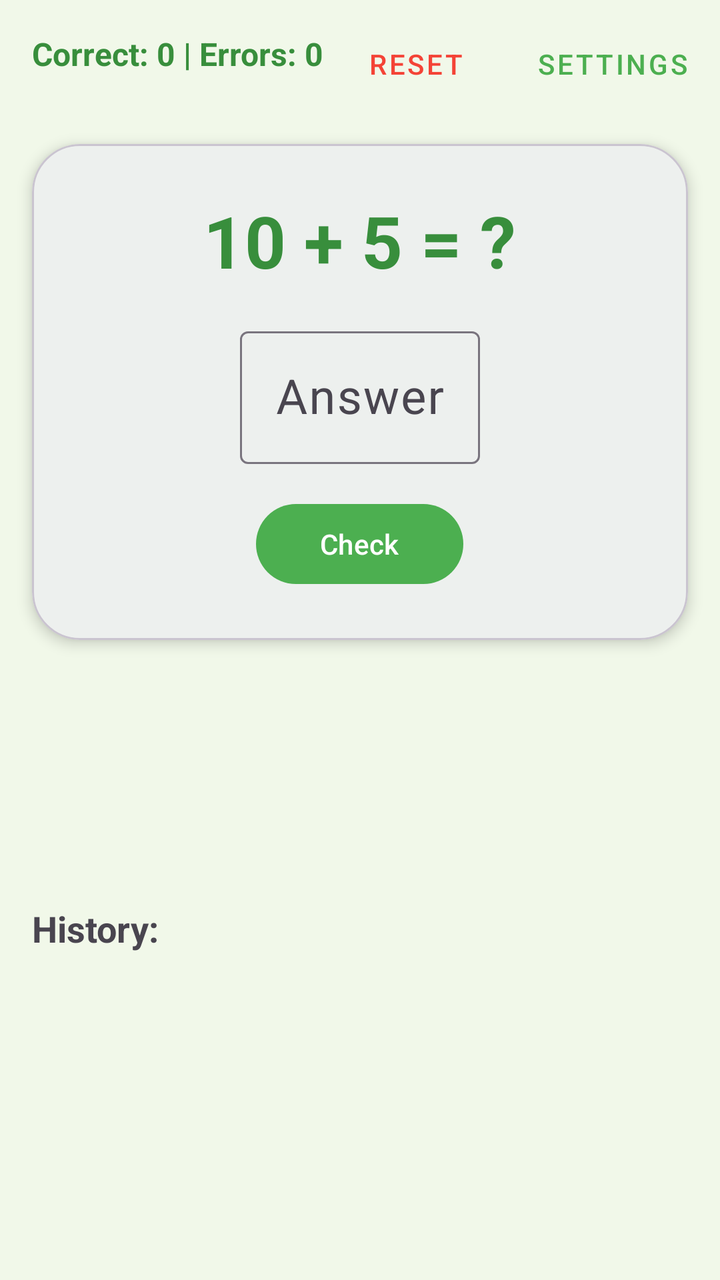
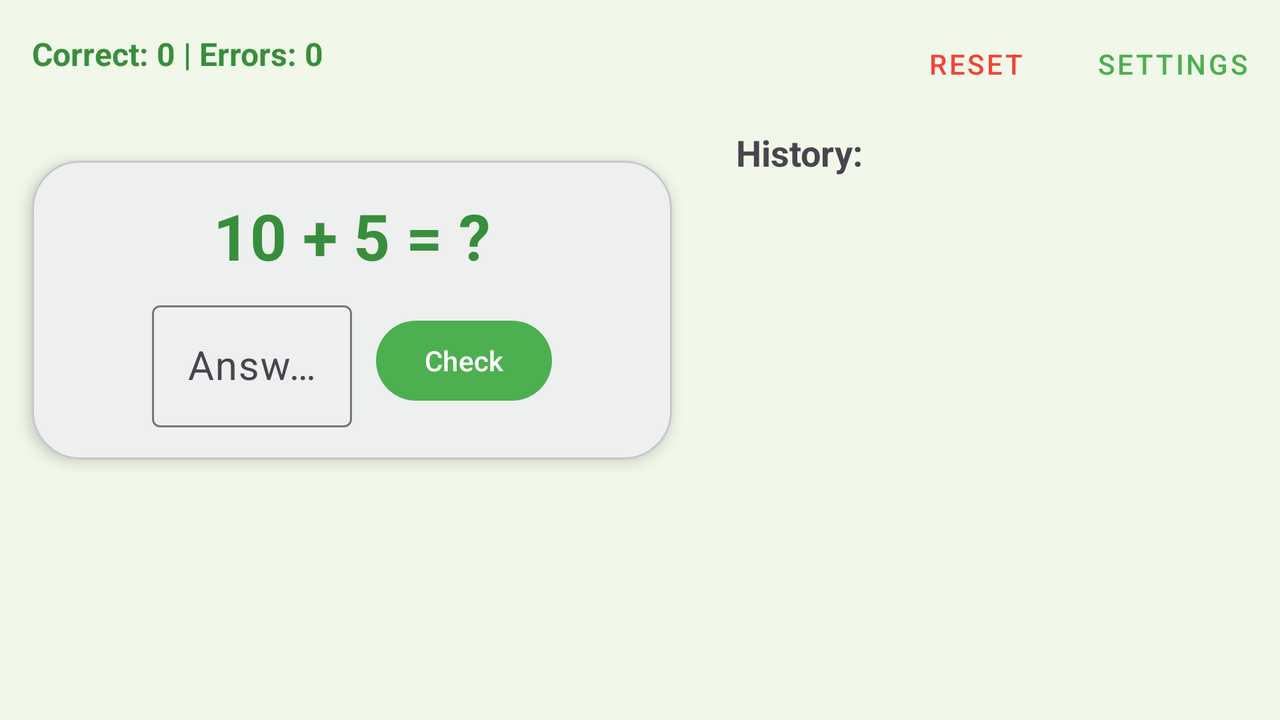

Two renders of one Android screen. The first uses the default layout on a phone; the second uses the alternative layout the repository ships for a different screen configuration, on a matching device. The two XML files are below.
<!-- AndroidManifest.xml: application theme Theme.MathPractice -->
<!-- res/layout/activity_main.xml -->
<?xml version="1.0" encoding="utf-8"?>
<androidx.constraintlayout.widget.ConstraintLayout xmlns:android="http://schemas.android.com/apk/res/android"
    xmlns:app="http://schemas.android.com/apk/res-auto"
    xmlns:tools="http://schemas.android.com/tools"
    android:layout_width="match_parent"
    android:layout_height="match_parent"
    android:background="@color/background_main"
    tools:context=".MainActivity">

    <TextView
        android:id="@+id/tvScore"
        android:layout_width="wrap_content"
        android:layout_height="wrap_content"
        android:layout_margin="16dp"
        android:text="@string/score_template"
        android:textColor="@color/primary_dark"
        android:textSize="16sp"
        android:textStyle="bold"
        app:layout_constraintStart_toStartOf="parent"
        app:layout_constraintTop_toTopOf="parent"
        tools:text="@string/score_0_template_0" />

    <Button
        android:id="@+id/btnSettings"
        style="@style/Widget.MaterialComponents.Button.TextButton"
        android:layout_width="wrap_content"
        android:layout_height="wrap_content"
        android:layout_margin="8dp"
        android:text="@string/settings_button_text"
        app:layout_constraintEnd_toEndOf="parent"
        app:layout_constraintTop_toTopOf="parent" />

    <Button
        android:id="@+id/btnReset"
        style="@style/Widget.MaterialComponents.Button.TextButton"
        android:layout_width="wrap_content"
        android:layout_height="wrap_content"
        android:layout_marginEnd="8dp"
        android:text="@string/reset_button_text"
        android:textColor="@color/error_red"
        app:layout_constraintEnd_toStartOf="@id/btnSettings"
        app:layout_constraintTop_toTopOf="@id/btnSettings" />

    <com.google.android.material.card.MaterialCardView
        android:id="@+id/cardProblem"
        android:layout_width="match_parent"
        android:layout_height="wrap_content"
        android:layout_margin="16dp"
        app:cardCornerRadius="24dp"
        app:cardElevation="4dp"
        app:layout_constraintTop_toBottomOf="@id/btnSettings">

        <LinearLayout
            android:layout_width="match_parent"
            android:layout_height="wrap_content"
            android:gravity="center"
            android:orientation="vertical"
            android:padding="24dp">

            <TextView
                android:id="@+id/tvProblem"
                android:layout_width="wrap_content"
                android:layout_height="wrap_content"
                android:text="@string/problem_placeholder"
                android:textColor="@color/primary_dark"
                android:textSize="36sp"
                android:textStyle="bold"
                tools:text="10 + 5 = ?" />

            <com.google.android.material.textfield.TextInputLayout
                android:layout_width="120dp"
                android:layout_height="wrap_content"
                android:layout_marginTop="16dp"
                android:hint="@string/answer_hint">

                <com.google.android.material.textfield.TextInputEditText
                    android:id="@+id/etAnswer"
                    android:layout_width="match_parent"
                    android:layout_height="wrap_content"
                    android:gravity="center"
                    android:inputType="numberSigned"
                    android:textSize="24sp" />
            </com.google.android.material.textfield.TextInputLayout>

            <Button
                android:id="@+id/btnCheck"
                android:layout_width="wrap_content"
                android:layout_height="wrap_content"
                android:layout_marginTop="16dp"
                android:paddingHorizontal="32dp"
                android:text="@string/check_button" />

        </LinearLayout>
    </com.google.android.material.card.MaterialCardView>

    <ImageView
        android:id="@+id/ivFeedback"
        android:layout_width="100dp"
        android:layout_height="100dp"
        android:layout_marginTop="16dp"
        android:visibility="invisible"
        app:layout_constraintEnd_toEndOf="parent"
        app:layout_constraintStart_toStartOf="parent"
        app:layout_constraintTop_toBottomOf="@id/cardProblem"
        tools:visibility="visible"
        android:contentDescription="@null" />

    <TextView
        android:id="@+id/tvHistoryTitle"
        android:layout_width="wrap_content"
        android:layout_height="wrap_content"
        android:layout_marginStart="16dp"
        android:layout_marginTop="16dp"
        android:text="@string/history_title"
        android:textSize="18sp"
        android:textStyle="bold"
        app:layout_constraintStart_toStartOf="parent"
        app:layout_constraintTop_toBottomOf="@id/ivFeedback" />

    <androidx.recyclerview.widget.RecyclerView
        android:id="@+id/rvHistory"
        android:layout_width="match_parent"
        android:layout_height="0dp"
        android:layout_marginTop="8dp"
        android:clipToPadding="false"
        android:paddingBottom="16dp"
        app:layoutManager="androidx.recyclerview.widget.LinearLayoutManager"
        app:layout_constraintBottom_toBottomOf="parent"
        app:layout_constraintTop_toBottomOf="@id/tvHistoryTitle" />

</androidx.constraintlayout.widget.ConstraintLayout>
<!-- resources referenced by this layout -->
<resources>
  <color name="background_main">#F1F8E9</color>
  <color name="error_red">#F44336</color>
  <color name="primary_dark">#388E3C</color>
  <string name="answer_hint">Answer</string>
  <string name="check_button">Check</string>
  <string name="history_title">History:</string>
  <string name="problem_placeholder">\? + ? = ?</string>
  <string name="reset_button_text">Reset</string>
  <string name="score_0_template_0">Correct: 0 | Errors: 0</string>
  <string name="score_template">Correct: %1$d | Errors: %2$d</string>
  <string name="settings_button_text">Settings</string>
  <style name="Theme.MathPractice" parent="Base.Theme.MathPractice" />
  <style name="Base.Theme.MathPractice" parent="Theme.Material3.DayNight.NoActionBar">
          <item name="colorPrimary">@color/primary</item>
          <item name="colorSecondary">@color/primary_dark</item>
          <item name="colorTertiary">@color/accent</item>
          <item name="android:windowBackground">@color/background_main</item>
      </style>
  <color name="primary">#4CAF50</color>
  <color name="accent">#FFC107</color>
</resources>
<!-- res/layout-land/activity_main.xml (the repository's variant of the layout above) -->
<!-- drawn on the phone turned sideways -->
<?xml version="1.0" encoding="utf-8"?>
<androidx.constraintlayout.widget.ConstraintLayout xmlns:android="http://schemas.android.com/apk/res/android"
    xmlns:app="http://schemas.android.com/apk/res-auto"
    xmlns:tools="http://schemas.android.com/tools"
    android:layout_width="match_parent"
    android:layout_height="match_parent"
    android:background="@color/background_main"
    tools:context=".MainActivity">

    <androidx.constraintlayout.widget.Guideline
        android:id="@+id/guideline"
        android:layout_width="wrap_content"
        android:layout_height="wrap_content"
        android:orientation="vertical"
        app:layout_constraintGuide_percent="0.55" />

    
    <TextView
        android:id="@+id/tvScore"
        android:layout_width="wrap_content"
        android:layout_height="wrap_content"
        android:layout_margin="16dp"
        android:text="@string/score_template"
        android:textColor="@color/primary_dark"
        android:textSize="16sp"
        android:textStyle="bold"
        app:layout_constraintStart_toStartOf="parent"
        app:layout_constraintTop_toTopOf="parent"
        tools:text="@string/score_0_template_0" />

    <com.google.android.material.card.MaterialCardView
        android:id="@+id/cardProblem"
        android:layout_width="0dp"
        android:layout_height="wrap_content"
        android:layout_margin="16dp"
        app:cardCornerRadius="24dp"
        app:cardElevation="4dp"
        app:layout_constraintBottom_toTopOf="@+id/ivFeedback"
        app:layout_constraintEnd_toStartOf="@+id/guideline"
        app:layout_constraintStart_toStartOf="parent"
        app:layout_constraintTop_toBottomOf="@id/tvScore"
        app:layout_constraintVertical_chainStyle="packed">

        <LinearLayout
            android:layout_width="match_parent"
            android:layout_height="wrap_content"
            android:gravity="center"
            android:orientation="vertical"
            android:padding="16dp">

            <TextView
                android:id="@+id/tvProblem"
                android:layout_width="wrap_content"
                android:layout_height="wrap_content"
                android:text="@string/problem_placeholder"
                android:textColor="@color/primary_dark"
                android:textSize="32sp"
                android:textStyle="bold"
                tools:text="10 + 5 = ?" />

            <LinearLayout
                android:layout_width="match_parent"
                android:layout_height="wrap_content"
                android:layout_marginTop="8dp"
                android:gravity="center"
                android:orientation="horizontal">

                <com.google.android.material.textfield.TextInputLayout
                    android:layout_width="100dp"
                    android:layout_height="wrap_content"
                    android:hint="@string/answer_hint">

                    <com.google.android.material.textfield.TextInputEditText
                        android:id="@+id/etAnswer"
                        android:layout_width="match_parent"
                        android:layout_height="wrap_content"
                        android:gravity="center"
                        android:inputType="numberSigned"
                        android:textSize="20sp" />
                </com.google.android.material.textfield.TextInputLayout>

                <Button
                    android:id="@+id/btnCheck"
                    android:layout_width="wrap_content"
                    android:layout_height="wrap_content"
                    android:layout_marginStart="12dp"
                    android:text="@string/check_button" />
            </LinearLayout>

        </LinearLayout>
    </com.google.android.material.card.MaterialCardView>

    <ImageView
        android:id="@+id/ivFeedback"
        android:layout_width="80dp"
        android:layout_height="80dp"
        android:layout_marginTop="8dp"
        android:visibility="invisible"
        app:layout_constraintBottom_toBottomOf="parent"
        app:layout_constraintEnd_toStartOf="@+id/guideline"
        app:layout_constraintStart_toStartOf="parent"
        app:layout_constraintTop_toBottomOf="@id/cardProblem"
        tools:visibility="visible"
        android:contentDescription="@null" />

    
    <Button
        android:id="@+id/btnSettings"
        style="@style/Widget.MaterialComponents.Button.TextButton"
        android:layout_width="wrap_content"
        android:layout_height="wrap_content"
        android:layout_margin="8dp"
        android:text="@string/settings_button_text"
        app:layout_constraintEnd_toEndOf="parent"
        app:layout_constraintTop_toTopOf="parent" />

    <Button
        android:id="@+id/btnReset"
        style="@style/Widget.MaterialComponents.Button.TextButton"
        android:layout_width="wrap_content"
        android:layout_height="wrap_content"
        android:layout_marginEnd="8dp"
        android:text="@string/reset_button_text"
        android:textColor="@color/error_red"
        app:layout_constraintEnd_toStartOf="@id/btnSettings"
        app:layout_constraintTop_toTopOf="@id/btnSettings" />

    <TextView
        android:id="@+id/tvHistoryTitle"
        android:layout_width="wrap_content"
        android:layout_height="wrap_content"
        android:layout_marginStart="16dp"
        android:layout_marginTop="8dp"
        android:text="@string/history_title"
        android:textSize="18sp"
        android:textStyle="bold"
        app:layout_constraintStart_toStartOf="@id/guideline"
        app:layout_constraintTop_toBottomOf="@id/btnSettings" />

    <androidx.recyclerview.widget.RecyclerView
        android:id="@+id/rvHistory"
        android:layout_width="0dp"
        android:layout_height="0dp"
        android:layout_marginTop="8dp"
        android:clipToPadding="false"
        android:paddingBottom="16dp"
        app:layoutManager="androidx.recyclerview.widget.LinearLayoutManager"
        app:layout_constraintBottom_toBottomOf="parent"
        app:layout_constraintEnd_toEndOf="parent"
        app:layout_constraintStart_toStartOf="@id/guideline"
        app:layout_constraintTop_toBottomOf="@id/tvHistoryTitle" />

</androidx.constraintlayout.widget.ConstraintLayout>
